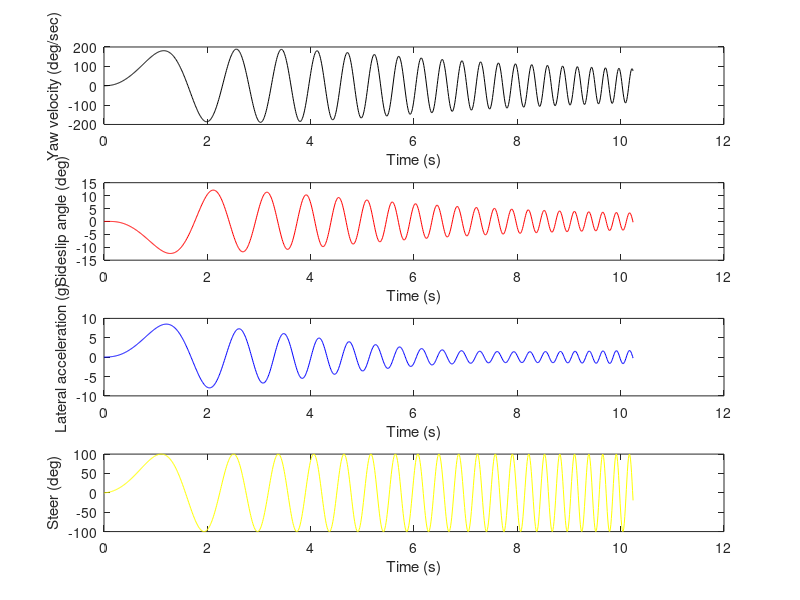

Here is the MATLAB script that generated this plot: (Note: this script raises an error after producing the figure.)
clear all
close all
clc

%% Inputs for the simulation and unit conversion:
m = 220;%% mass of the vehicle, in kgs
kdash = 0; %%k' = k/(a*b) - 1
wb = 1.745; % wheelbase in metres
a = wb * 120 / m;%%distance from CG to front axle in m
b = wb * 100 / m;%%distance from CG to rear axle in m
mf = m * b / (a+b); %%mass on front axle, kg
mr = m * a / (a+b);
DF = 3; %%front corenering compliance in deg/g
DR = 2;
IZZ = (kdash+1) * m * a * b;%% yaw moment of inertia of the vehicle, in kg m^2
CF =  57.3 * mf * 9.81 / DF;%% Front tire cornering stiffness, input in N/deg, gets converted to N/rad
CR =  57.3 * mr * 9.81 / DR;%% Same as above, for rear tires
u = 100 / 3.6 ;%% vehicle forward velocity in m/s
SR = 5;%%degrees of steer wheel angle per degree of wheel angle. Assumed constant

%%% Note: CF and CR can also be considered as effective front and rear
%%% cornering compliances, according to the paper by Bundorf and Leffert


%% Computation area
D1 = m * u * IZZ;
D2 = (IZZ * (CF+CR)) + (m * (a^2 * CF + b^2 * CR));
D3 = ((a+b)^2 * CF * CR / u) + (m * u * (b * CR - a * CF));
denom = [D1 D2 D3];

%%% Yaw velocity numerator
N1 = a * m * u * CF;
N2 = (a+b) * CF * CR;
yawn = [N1 N2];
yawan = [N1 N2 0];

%%% Sideslip angle numerator
N3 = IZZ * CF;
N4 = (CF * CR * (b^2 + a * b) / u) - a * m * u * CF;
betan = [N3 N4];
dbetan = [N3 N4 0];

%%% Lateral acceleration numerator
N5 = u * IZZ * CF;
N6 = CF * CR * (b^2 + a * b);
N7 = (a+b) * CF * CR * u;
ayn = [N5 N6 N7];

%%% transfer functions
yawvtxy = tf(yawn, denom); %%yaw velocity to steer 
betatxy = tf(betan, denom); %% sideslip by steer
sstxy = tf(ayn, denom); %% lateral acceleration by steer
betagtxy = tf(betan, ayn); %% sideslip by lateral acceleration
yawatxy = tf(yawan, denom); %%yaw acceleration to steer
dbetatxy = tf(dbetan, denom); %%sideslip velocity by steer

%%% Steer function 
fintim = 10.24;
dt = 0.01;
t=[0:dt:fintim];
swamp= 100; %%degrees of steering wheel angle

%%% sine and cosine params: not used if pulse selected
f0 = 0.01;
f1 = 4;

%%% pulse parameters, not used if sine or cosine selected
tmid = 1.5; %% point about which the step function is symmetric
hw=1; %% half width of steer function duration
pwr=147; %steer velocity in deg/sec

%%% Signal selection
choice=menu('Select input signal','Sine','Cosine','Pulse');
switch choice
    case 1
        steerdeg = chirp(t,f0,t(end),f1,[],-90)*swamp;
    case 2
        steerdeg = chirp(t,f0,t(end),f1,[],0)*swamp;
    case 3
        steerdeg=(-2./pi*atan(abs((t-tmid)./hw).^pwr)+1.).*swamp; %% in degrees
end        
steer = steerdeg / 57.3;


%% Creation of time signals
r = lsim(yawvtxy,steer / SR ,t); %% yaw response wrt wheel angle
beta = lsim(betatxy, steer / SR, t); %%beta response wrt wheel angle
ay = lsim(sstxy, steer/ SR ,t);
rd = lsim(yawatxy, steer / SR , t); %%yaw acceleration response wrt wheel angle
betad = lsim(dbetatxy, steer / SR, t);

%%% Time plots
figure
subplot(4,1,1)
plot(t, r * 180 / pi, 'k')
xlabel('Time (s)') 
ylabel('Yaw velocity (deg/sec)')

subplot(4,1,2)
plot(t,beta * 180 / pi , 'r')
xlabel('Time (s)') 
ylabel('Sideslip angle (deg)')

subplot(4,1,3)
plot(t,ay / 9.807 , 'b')
xlabel('Time (s)') 
ylabel('Lateral acceleration (g)')

subplot(4,1,4)
plot(t ,steerdeg, 'y')
xlabel('Time (s)') 
ylabel('Steer (deg)')

%% Selection of windowing function
nfft = pow2(round(log2(length(steer))));
sps = 1/dt;
fft_window=menu('Select windowing function','Bartlett','Barthannwin','blackman','blackmanharris','bohmanwin','chebwin','flattopwin','gausswin','hamming','hann','kaiser','nutall','parzenwin','rectwin','tukeywin','triang');
switch fft_window
case 1
[sstxy_dat,f]  = tfestimate(steer,ay,  bartlett(nfft),nfft/2,nfft,sps); % ayg by steer transfer function
[betatxy_dat,f]= tfestimate(steer,beta,bartlett(nfft),nfft/2,nfft,sps); % beta by steer transfer function
[betagtxy_dat,f]= tfestimate(ay,beta,  bartlett(nfft),nfft/2,nfft,sps); % beta by ay transfer function
[yawvtxy_dat,f]= tfestimate(steer,r,   bartlett(nfft),nfft/2,nfft,sps); % yawv by steer transfer function
[yawatxy_dat,f]= tfestimate(steer,rd,   bartlett(nfft),nfft/2,nfft,sps); % yawa by steer transfer function
case 2
[sstxy_dat,f]  = tfestimate(steer,ay,  barthannwin(nfft),nfft/2,nfft,sps); % ayg by steer transfer function
[betatxy_dat,f]= tfestimate(steer,beta,barthannwin(nfft),nfft/2,nfft,sps); % beta by steer transfer function
[betagtxy_dat,f]= tfestimate(ay,beta,  barthannwin(nfft),nfft/2,nfft,sps); % beta by ay transfer function
[yawvtxy_dat,f]= tfestimate(steer,r,   barthannwin(nfft),nfft/2,nfft,sps); % yawv by steer transfer function
[yawatxy_dat,f]= tfestimate(steer,rd,   barthannwin(nfft),nfft/2,nfft,sps); % yawa by steer transfer function
case 3    
[sstxy_dat,f]  = tfestimate(steer,ay,  blackman(nfft),nfft/2,nfft,sps); % ayg by steer transfer function
[betatxy_dat,f]= tfestimate(steer,beta,blackman(nfft),nfft/2,nfft,sps); % beta by steer transfer function
[betagtxy_dat,f]= tfestimate(ay,beta,  blackman(nfft),nfft/2,nfft,sps); % beta by ay transfer function
[yawvtxy_dat,f]= tfestimate(steer,r,   blackman(nfft),nfft/2,nfft,sps); % yawv by steer transfer function
[yawatxy_dat,f]= tfestimate(steer,rd,   blackman(nfft),nfft/2,nfft,sps); % yawa by steer transfer function
case 4        
[sstxy_dat,f]  = tfestimate(steer,ay,  blackmanharris(nfft),nfft/2,nfft,sps); % ayg by steer transfer function
[betatxy_dat,f]= tfestimate(steer,beta,blackmanharris(nfft),nfft/2,nfft,sps); % beta by steer transfer function
[betagtxy_dat,f]= tfestimate(ay,beta,  blackmanharris(nfft),nfft/2,nfft,sps); % beta by ay transfer function
[yawvtxy_dat,f]= tfestimate(steer,r,   blackmanharris(nfft),nfft/2,nfft,sps); % yawv by steer transfer function
[yawatxy_dat,f]= tfestimate(steer,rd,   blackmanharris(nfft),nfft/2,nfft,sps); % yawa by steer transfer function
case 5        
[sstxy_dat,f]  = tfestimate(steer,ay,  bohmanwin(nfft),nfft/2,nfft,sps); % ayg by steer transfer function
[betatxy_dat,f]= tfestimate(steer,beta,bohmanwin(nfft),nfft/2,nfft,sps); % beta by steer transfer function
[betagtxy_dat,f]= tfestimate(ay,beta,  bohmanwin(nfft),nfft/2,nfft,sps); % beta by ay transfer function
[yawvtxy_dat,f]= tfestimate(steer,r,   bohmanwin(nfft),nfft/2,nfft,sps); % yawv by steer transfer function
[yawatxy_dat,f]= tfestimate(steer,rd,  bohmanwin(nfft),nfft/2,nfft,sps); % yawa by steer transfer function
case 6       
[sstxy_dat,f]  = tfestimate(steer,ay,  chebwin(nfft),nfft/2,nfft,sps); % ayg by steer transfer function
[betatxy_dat,f]= tfestimate(steer,beta,chebwin(nfft),nfft/2,nfft,sps); % beta by steer transfer function
[betagtxy_dat,f]= tfestimate(ay,beta,  chebwin(nfft),nfft/2,nfft,sps); % beta by ay transfer function
[yawvtxy_dat,f]= tfestimate(steer,r,   chebwin(nfft),nfft/2,nfft,sps); % yawv by steer transfer function
[yawatxy_dat,f]= tfestimate(steer,rd,  chebwin(nfft),nfft/2,nfft,sps); % yawa by steer transfer function
case 7    
[sstxy_dat,f]  = tfestimate(steer,ay,  flattopwin(nfft),nfft/2,nfft,sps); % ayg by steer transfer function
[betatxy_dat,f]= tfestimate(steer,beta,flattopwin(nfft),nfft/2,nfft,sps); % beta by steer transfer function
[betagtxy_dat,f]= tfestimate(ay,beta,  flattopwin(nfft),nfft/2,nfft,sps); % beta by ay transfer function
[yawvtxy_dat,f]= tfestimate(steer,r,   flattopwin(nfft),nfft/2,nfft,sps); % yawv by steer transfer function
[yawatxy_dat,f]= tfestimate(steer,rd, flattopwin(nfft),nfft/2,nfft,sps); % yawa by steer transfer function
case 8    
[sstxy_dat,f]  = tfestimate(steer,ay,  gausswin(nfft),nfft/2,nfft,sps); % ayg by steer transfer function
[betatxy_dat,f]= tfestimate(steer,beta,gausswin(nfft),nfft/2,nfft,sps); % beta by steer transfer function
[betagtxy_dat,f]= tfestimate(ay,beta,  gausswin(nfft),nfft/2,nfft,sps); % beta by ay transfer function
[yawvtxy_dat,f]= tfestimate(steer,r,   gausswin(nfft),nfft/2,nfft,sps); % yawv by steer transfer function
[yawatxy_dat,f]= tfestimate(steer,rd,  gausswin(nfft),nfft/2,nfft,sps); % yawa by steer transfer function
case 9   
[sstxy_dat,f]  = tfestimate(steer,ay,  hamming(nfft),nfft/2,nfft,sps); % ayg by steer transfer function
[betatxy_dat,f]= tfestimate(steer,beta,hamming(nfft),nfft/2,nfft,sps); % beta by steer transfer function
[betagtxy_dat,f]= tfestimate(ay,beta,  hamming(nfft),nfft/2,nfft,sps); % beta by ay transfer function
[yawvtxy_dat,f]= tfestimate(steer,r,   hamming(nfft),nfft/2,nfft,sps); % yawv by steer transfer function
[yawatxy_dat,f]= tfestimate(steer,rd,  hamming(nfft),nfft/2,nfft,sps); % yawa by steer transfer function
case 10   
[sstxy_dat,f]  = tfestimate(steer,ay,  hann(nfft),nfft/2,nfft,sps); % ayg by steer transfer function
[betatxy_dat,f]= tfestimate(steer,beta,hann(nfft),nfft/2,nfft,sps); % beta by steer transfer function
[betagtxy_dat,f]= tfestimate(ay,beta,  hann(nfft),nfft/2,nfft,sps); % beta by ay transfer function
[yawvtxy_dat,f]= tfestimate(steer,r,   hann(nfft),nfft/2,nfft,sps); % yawv by steer transfer function
[yawatxy_dat,f]= tfestimate(steer,rd,  hann(nfft),nfft/2,nfft,sps); % yawa by steer transfer function
case 11   
[sstxy_dat,f]  = tfestimate(steer,ay,  kaiser(nfft),nfft/2,nfft,sps); % ayg by steer transfer function
[betatxy_dat,f]= tfestimate(steer,beta,kaiser(nfft),nfft/2,nfft,sps); % beta by steer transfer function
[betagtxy_dat,f]= tfestimate(ay,beta,  kaiser(nfft),nfft/2,nfft,sps); % beta by ay transfer function
[yawvtxy_dat,f]= tfestimate(steer,r,   kaiser(nfft),nfft/2,nfft,sps); % yawv by steer transfer function
[yawatxy_dat,f]= tfestimate(steer,rd,  kaiser(nfft),nfft/2,nfft,sps); % yawa by steer transfer function
case 12   
[sstxy_dat,f]  = tfestimate(steer,ay,  nuttallwin(nfft),nfft/2,nfft,sps); % ayg by steer transfer function
[betatxy_dat,f]= tfestimate(steer,beta,nuttallwin(nfft),nfft/2,nfft,sps); % beta by steer transfer function
[betagtxy_dat,f]= tfestimate(ay,beta,  nuttallwin(nfft),nfft/2,nfft,sps); % beta by ay transfer function
[yawvtxy_dat,f]= tfestimate(steer,r,   nuttallwin(nfft),nfft/2,nfft,sps); % yawv by steer transfer function
[yawatxy_dat,f]= tfestimate(steer,rd,  nuttallwin(nfft),nfft/2,nfft,sps); % yawa by steer transfer function
case 13   
[sstxy_dat,f]  = tfestimate(steer,ay,  parzenwin(nfft),nfft/2,nfft,sps); % ayg by steer transfer function
[betatxy_dat,f]= tfestimate(steer,beta,parzenwin(nfft),nfft/2,nfft,sps); % beta by steer transfer function
[betagtxy_dat,f]= tfestimate(ay,beta,  parzenwin(nfft),nfft/2,nfft,sps); % beta by ay transfer function
[yawvtxy_dat,f]= tfestimate(steer,r,   parzenwin(nfft),nfft/2,nfft,sps); % yawv by steer transfer function
[yawatxy_dat,f]= tfestimate(steer,rd, parzenwin(nfft),nfft/2,nfft,sps); % yawa by steer transfer function
case 14   
[sstxy_dat,f]  = tfestimate(steer,ay,  rectwin(nfft),nfft/2,nfft,sps); % ayg by steer transfer function
[betatxy_dat,f]= tfestimate(steer,beta,rectwin(nfft),nfft/2,nfft,sps); % beta by steer transfer function
[betagtxy_dat,f]= tfestimate(ay,beta,  rectwin(nfft),nfft/2,nfft,sps); % beta by ay transfer function
[yawvtxy_dat,f]= tfestimate(steer,r,   rectwin(nfft),nfft/2,nfft,sps); % yawv by steer transfer function
[yawatxy_dat,f]= tfestimate(steer,rd, rectwin(nfft),nfft/2,nfft,sps); % yawa by steer transfer function
case 15   
[sstxy_dat,f]  = tfestimate(steer,ay,  tukeywin(nfft),nfft/2,nfft,sps); % ayg by steer transfer function
[betatxy_dat,f]= tfestimate(steer,beta,tukeywin(nfft),nfft/2,nfft,sps); % beta by ay transfer function
[betagtxy_dat,f]= tfestimate(ay,beta,  tukeywin(nfft),nfft/2,nfft,sps); % beta by ay transfer function
[yawvtxy_dat,f]= tfestimate(steer,r,   tukeywin(nfft),nfft/2,nfft,sps); % yawv by steer transfer function
[yawatxy_dat,f]= tfestimate(steer,rd, tukeywin(nfft),nfft/2,nfft,sps); % yawa by steer transfer function
case 16   
[sstxy_dat,f]  = tfestimate(steer,ay,  triang(nfft),nfft/2,nfft,sps); % ayg by steer transfer function
[betatxy_dat,f]= tfestimate(steer,beta,triang(nfft),nfft/2,nfft,sps); % beta by steer transfer function
[betagtxy_dat,f]= tfestimate(ay,beta,  triang(nfft),nfft/2,nfft,sps); % beta by ay transfer function
[yawvtxy_dat,f]= tfestimate(steer,r,   triang(nfft),nfft/2,nfft,sps); % yawv by steer transfer function
[yawatxy_dat,f]= tfestimate(steer,rd,   triang(nfft),nfft/2,nfft,sps); % yawa by steer transfer function

end 

%%% processing the installed transfer functions
[mag,phase,w] = bode(yawvtxy);
mag           = squeeze(mag);
w             = squeeze(w);
[mag1,phase1,w1] = bode(betagtxy);
mag1           = squeeze(mag1);
w1             = squeeze(w1);
[mag2,phase2,w2] = bode(sstxy);
mag2           = squeeze(mag2);
w2             = squeeze(w2);
[mag3,phase3,w3] = bode(yawatxy);
mag3           = squeeze(mag3);
w3            = squeeze(w3);

%%% processing the estimated transfer functions
yawv_gain     = abs(yawvtxy_dat);
beta_gain =  abs(betagtxy_dat);
ay_gain       = abs(sstxy_dat);

figure
subplot(4,1,1)
plot(w/2/pi,mag*100/SR,'b-',f,yawv_gain*100,'r.');
xlim([0 4])
grid on
ylabel('Yaw velocity Gain (deg / sec / 100 deg SWA)')
legend('Theory','Processing')

subplot(4,1,2)
plot(w1/2/pi,mag1 * 57.3 * 9.807,'b-',f,beta_gain* 57.3 * 9.807,'r.');
xlim([0 4])
grid on
ylabel('Sideslip Gain')
legend('Theory','Processing')

subplot(4,1,3)
plot(w2/2/pi,mag2* 100/ 57.3 /SR /9.807,'b-',f,ay_gain* 100/ 57.3 /9.807,'r.');
xlim([0 4])
grid on
ylabel('Lateral acceleration Gain (gs per 100 deg SWA)')
legend('Theory','Processing')

subplot(4,1,4)
plot(w3/2/pi,mag3*100/SR,'b-');
xlim([0 4])
grid on
ylabel('Yaw acceleratoin (deg / sec^2 / 100 deg SWA)')
legend('Theory')



%% Outputs
%%% steady state gains;
yawvss = N2 / D3; %%steady state yaw velocity gain rad/s/rad of WA
betass = N4 / D3;  %%steady state sideslip angle gain rad/rad of WA
ayss = N7 / D3; %% steady state lateral acceleration gain ms^-2/rad
ss = betass / ayss; %% steady state sideslip gain rad/ms^-2

ayssg = ayss / 9.807 / 57.3;  %%steady state lateral acceleration gain g's/deg
steeringsens = ayssg * 100 / SR; %%steering sensitivity. g's per 100 deg

%%%ayssg is steering sensitivity in terms of g's per 1 deg wheel angle
%%%ayss is steering sensitivity in terms of ms^-2 per radian wheel angle

%% Data processing inputs




